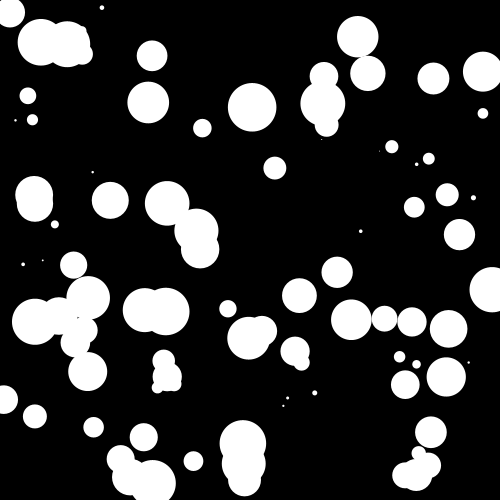
Frame 1 (no input)
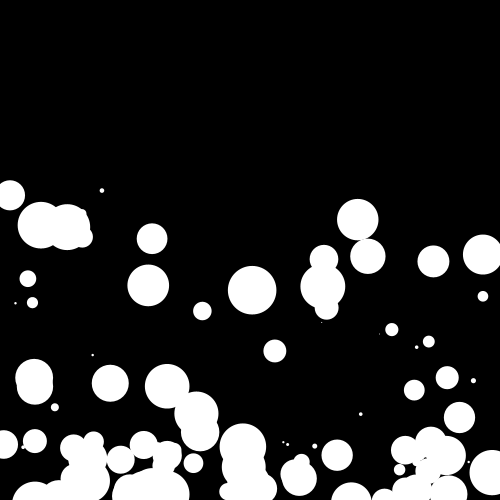
Frame 60 (the mouse pressed at the canvas centre just before this capture)
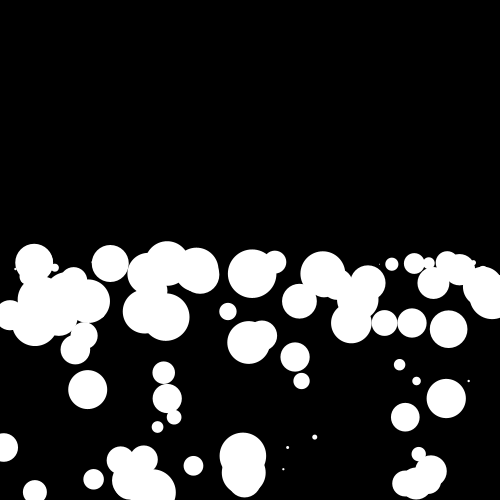
Frame 120 (the mouse held since frame 60 and released just before this capture)

The Processing sketch that drew these frames (run headless with seeded random() and noise(); from frame 60 on, the mouse is pressed at the canvas centre):

// Processing sketch: NOC_ChapterII_Forces_2ndNewtonLaw_Review_Nov2021
// ── NOC_ChapterII_Forces_2ndNewtonLaw_Review_Nov2021.pde
Mover[] movers = new Mover[100];   //Create 100 Mover Objects

float particle_mass;
float init_x, init_y;

void setup(){
  size(500,500);
  init_x        = width/2;
  init_y        = height/2;
  particle_mass = 10;
  for (int i = 0; i < movers.length; i++){
    movers[i] = new Mover(random(particle_mass), random(-init_x, init_x), random(-init_y, init_y));
    
  }
}

void draw(){
  background(0);
  //Set Coordinate Settings
  translate(width/2, height/2);
  scale(1, 1); 
  rotate(0);
  //Add the forces
  
  for (int i = 0; i < movers.length; i++){
    PVector wind = new PVector(0,0);
    if (mousePressed && (mouseButton == LEFT)) {
      wind = new PVector(0.01,0);
      wind.mult(-1);
    } else if (mousePressed && (mouseButton == CENTER)) {
      wind.mult(0);
    } else if (mousePressed && (mouseButton == RIGHT)) {
      wind = new PVector(0.01,0);
    }
    //Gravity Scaled by Mass
    float m = movers[i].mass;
    PVector gravity  = new PVector(0, 0.1*m);
    movers[i].applyForce(wind);
    movers[i].applyForce(gravity);
    //Update the calculations
    movers[i].update();
    movers[i].display();
    movers[i].checkEdges();
  }
}

// ── Mover.pde
class Mover{
  PVector location;        //Create a location vector  
  PVector velocity;        //Create a velocity vector
  PVector acceleration;    //Create an acceleration vector
  
  float mass;              //add mass
  float radius;
  
  //Define a Mover object
  Mover(float temp_m, float temp_x, float temp_y){
    location       = new PVector(temp_x, temp_y);
    velocity       = new PVector(0,0);
    acceleration   = new PVector(0,0);
    mass     = temp_m;
    radius   = mass*5;
  }
  
  void applyForce(PVector force){    //Create a function that takes a force vector
    //get a copy of force first, not to be overwritten when changes were applied
    //PVector f = force.copy();
    //Solve F/m (Newton's Second Law)
    //f.div(mass);
    //Static Version
    PVector f = PVector.div(force, mass);
    //Force Accumulation: (Note that the f now is the acceleration
    acceleration.add(f);
  }
  
  void update(){       //Create a function that updates the vectors
    velocity.add(acceleration);
    location.add(velocity);
    acceleration.mult(0);   //reset the acceleration value
  }
  
  void display(){
    noStroke();
    fill(255);
    ellipse(location.x, location.y, radius, radius);   
  }
  
  void checkEdges(){    //Create a function that tells the limits of the simulation space
    if (location.x > width/2){
      location.x = width/2;
      velocity.x *= -1;
    } else if (location.x < -width/2){
      location.x = -width/2;
      velocity.x *= -1;
    }
    
    if (location.y > height/2){
      location.y = height/2;
      velocity.y *= -1;
    } else if (location.y < -height/2){
      location.y = -height/2;
      velocity.y *= -1;
    }
  
  }
  
}
